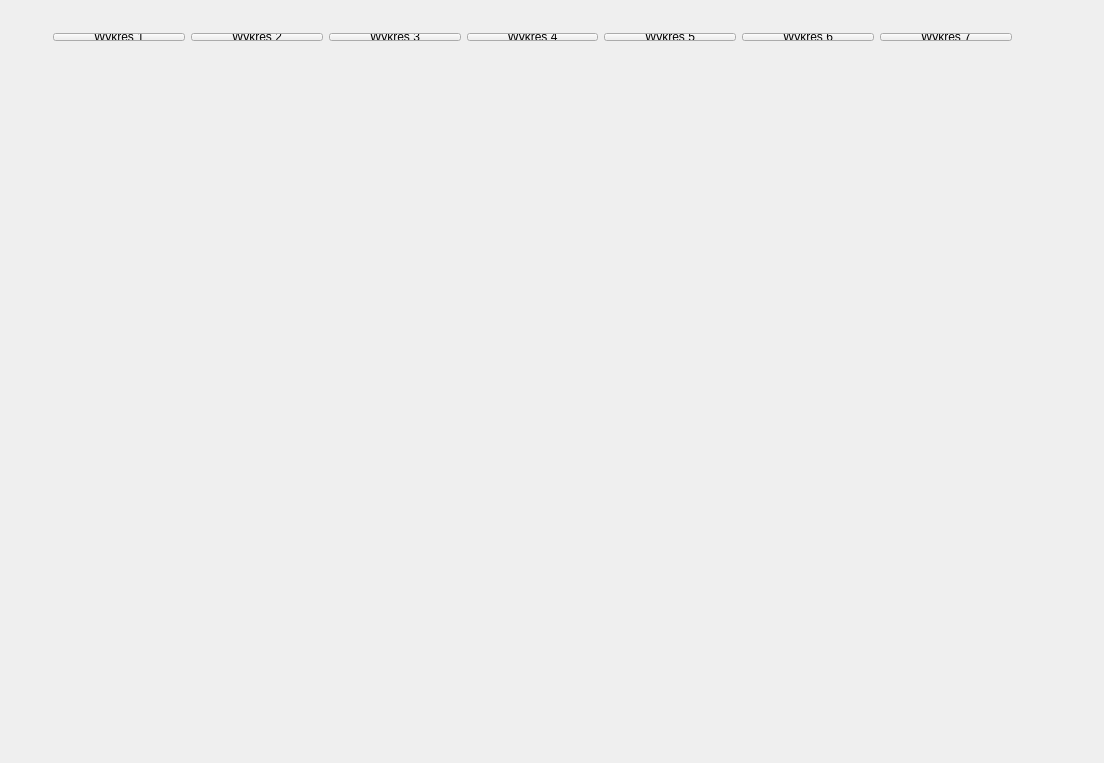
<?xml version="1.0" encoding="UTF-8"?>
<ui version="4.0">
 <class>PTD_lab4</class>
 <widget class="QWidget" name="PTD_lab4">
  <property name="geometry">
   <rect>
    <x>0</x>
    <y>0</y>
    <width>1104</width>
    <height>763</height>
   </rect>
  </property>
  <property name="windowTitle">
   <string>PTD_lab4</string>
  </property>
  <widget class="QCustomPlot" name="customPlot" native="true">
   <property name="geometry">
    <rect>
     <x>20</x>
     <y>100</y>
     <width>1061</width>
     <height>651</height>
    </rect>
   </property>
  </widget>
  <widget class="QWidget" name="">
   <property name="geometry">
    <rect>
     <x>42</x>
     <y>22</y>
     <width>981</width>
     <height>30</height>
    </rect>
   </property>
   <layout class="QHBoxLayout" name="horizontalLayout">
    <item>
     <widget class="QPushButton" name="Wykr1Button">
      <property name="text">
       <string>Wykres 1</string>
      </property>
     </widget>
    </item>
    <item>
     <widget class="QPushButton" name="Wykr2Button">
      <property name="text">
       <string>Wykres 2</string>
      </property>
     </widget>
    </item>
    <item>
     <widget class="QPushButton" name="Wykr3Button">
      <property name="text">
       <string>Wykres 3</string>
      </property>
     </widget>
    </item>
    <item>
     <widget class="QPushButton" name="Wykr4Button">
      <property name="text">
       <string>Wykres 4</string>
      </property>
     </widget>
    </item>
    <item>
     <widget class="QPushButton" name="Wykr5Button">
      <property name="text">
       <string>Wykres 5</string>
      </property>
     </widget>
    </item>
    <item>
     <widget class="QPushButton" name="Wykr6Button">
      <property name="text">
       <string>Wykres 6</string>
      </property>
     </widget>
    </item>
    <item>
     <widget class="QPushButton" name="Wykr7Button">
      <property name="text">
       <string>Wykres 7</string>
      </property>
     </widget>
    </item>
   </layout>
  </widget>
 </widget>
 <layoutdefault spacing="6" margin="11"/>
 <customwidgets>
  <customwidget>
   <class>QCustomPlot</class>
   <extends>QWidget</extends>
   <header location="global">qcustomplot.h</header>
   <container>1</container>
  </customwidget>
 </customwidgets>
 <resources/>
 <connections/>
</ui>
